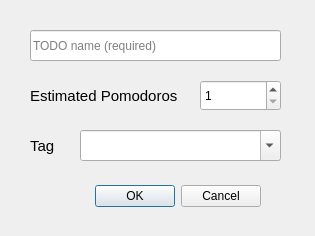
<?xml version="1.0" encoding="UTF-8"?>
<ui version="4.0">
 <class>AddTodoItemDialog</class>
 <widget class="QDialog" name="AddTodoItemDialog">
  <property name="geometry">
   <rect>
    <x>0</x>
    <y>0</y>
    <width>315</width>
    <height>236</height>
   </rect>
  </property>
  <property name="windowTitle">
   <string>Add TODO item</string>
  </property>
  <widget class="QDialogButtonBox" name="buttonBox">
   <property name="geometry">
    <rect>
     <x>10</x>
     <y>180</y>
     <width>251</width>
     <height>32</height>
    </rect>
   </property>
   <property name="orientation">
    <enum>Qt::Horizontal</enum>
   </property>
   <property name="standardButtons">
    <set>QDialogButtonBox::Cancel|QDialogButtonBox::Ok</set>
   </property>
  </widget>
  <widget class="QLineEdit" name="todoName">
   <property name="geometry">
    <rect>
     <x>30</x>
     <y>30</y>
     <width>251</width>
     <height>31</height>
    </rect>
   </property>
   <property name="placeholderText">
    <string>TODO name (required)</string>
   </property>
  </widget>
  <widget class="QSpinBox" name="estimatedPomodoros">
   <property name="geometry">
    <rect>
     <x>200</x>
     <y>80</y>
     <width>81</width>
     <height>31</height>
    </rect>
   </property>
   <property name="minimum">
    <number>1</number>
   </property>
  </widget>
  <widget class="QLabel" name="label">
   <property name="geometry">
    <rect>
     <x>30</x>
     <y>80</y>
     <width>171</width>
     <height>31</height>
    </rect>
   </property>
   <property name="font">
    <font>
     <pointsize>11</pointsize>
    </font>
   </property>
   <property name="text">
    <string>Estimated Pomodoros</string>
   </property>
  </widget>
  <widget class="QComboBox" name="tags">
   <property name="geometry">
    <rect>
     <x>80</x>
     <y>130</y>
     <width>201</width>
     <height>31</height>
    </rect>
   </property>
   <property name="editable">
    <bool>true</bool>
   </property>
  </widget>
  <widget class="QLabel" name="label_2">
   <property name="geometry">
    <rect>
     <x>30</x>
     <y>130</y>
     <width>61</width>
     <height>31</height>
    </rect>
   </property>
   <property name="font">
    <font>
     <pointsize>11</pointsize>
    </font>
   </property>
   <property name="text">
    <string>Tag</string>
   </property>
  </widget>
 </widget>
 <tabstops>
  <tabstop>todoName</tabstop>
  <tabstop>estimatedPomodoros</tabstop>
  <tabstop>tags</tabstop>
  <tabstop>buttonBox</tabstop>
 </tabstops>
 <resources/>
 <connections>
  <connection>
   <sender>buttonBox</sender>
   <signal>accepted()</signal>
   <receiver>AddTodoItemDialog</receiver>
   <slot>accept()</slot>
   <hints>
    <hint type="sourcelabel">
     <x>248</x>
     <y>254</y>
    </hint>
    <hint type="destinationlabel">
     <x>157</x>
     <y>274</y>
    </hint>
   </hints>
  </connection>
  <connection>
   <sender>buttonBox</sender>
   <signal>rejected()</signal>
   <receiver>AddTodoItemDialog</receiver>
   <slot>reject()</slot>
   <hints>
    <hint type="sourcelabel">
     <x>316</x>
     <y>260</y>
    </hint>
    <hint type="destinationlabel">
     <x>286</x>
     <y>274</y>
    </hint>
   </hints>
  </connection>
 </connections>
</ui>
